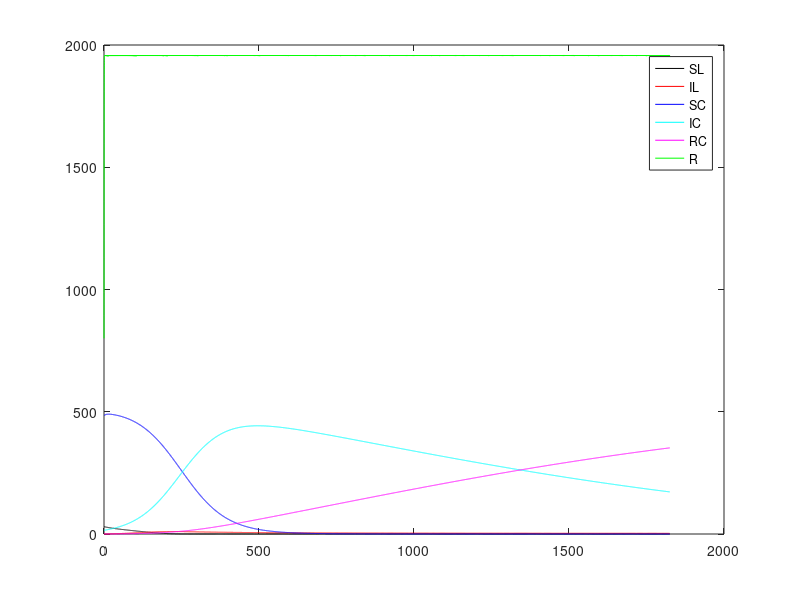
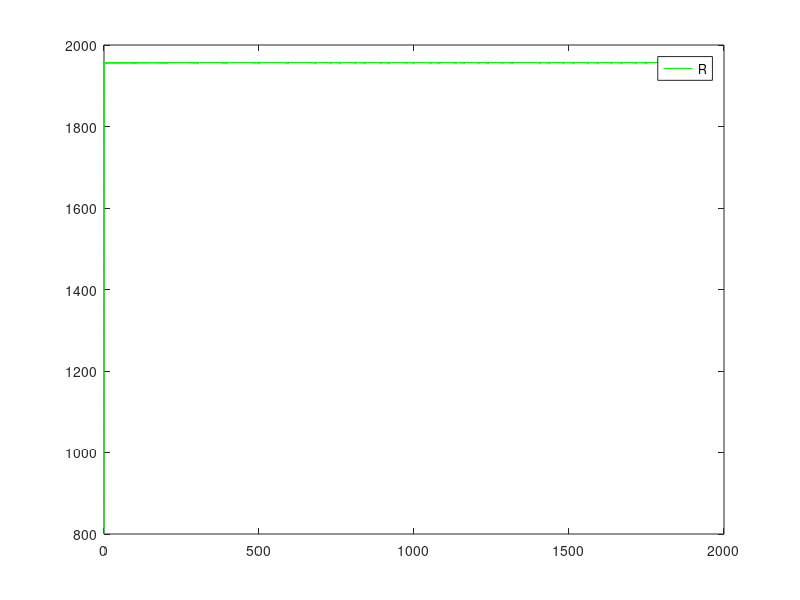
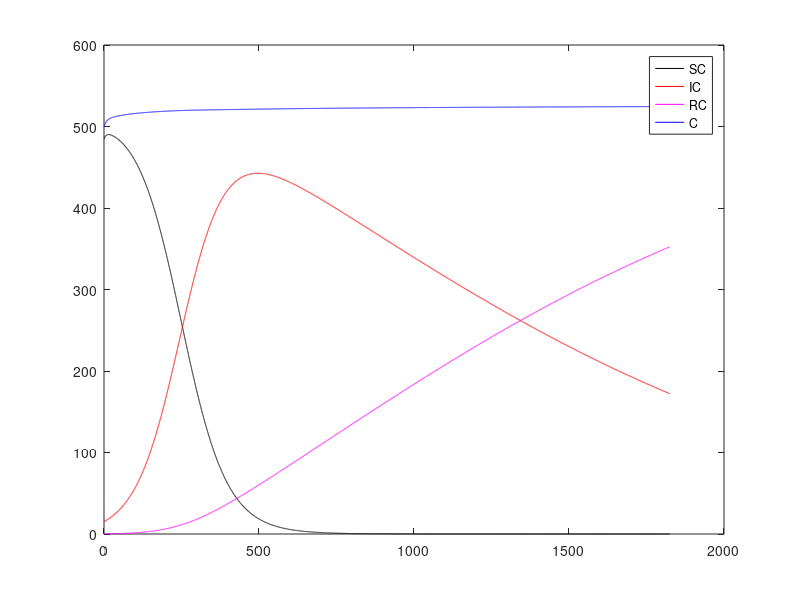
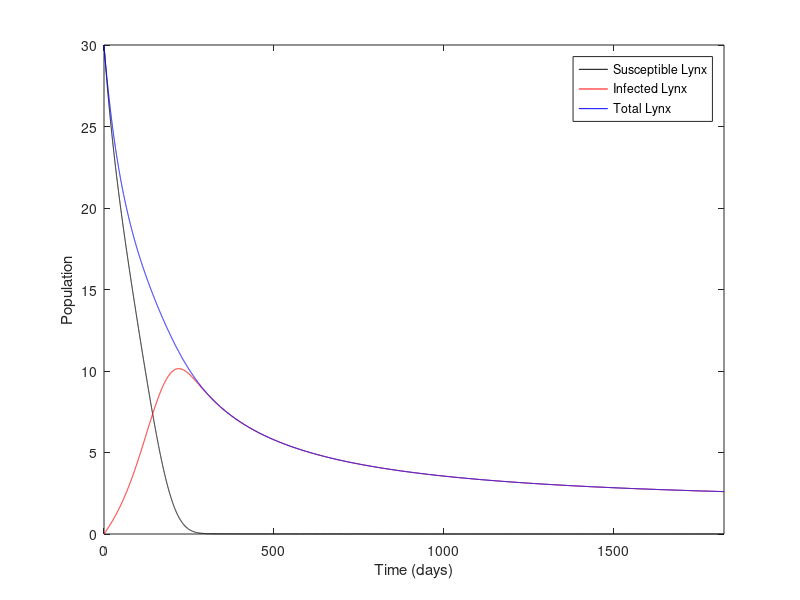

Recreate these plots in MATLAB, in order.
function model1()
    %Parameters
    param.L0 = 30; %OK 30
    param.S_L0 = param.L0;
    param.I_L0 = 0;
    init_infect = 0.03; %initial infected in Cats
    param.C0 = 500; %ESTIMATION 500 = 470 + 30
    param.S_C0 = (1 - init_infect)*param.C0;
    param.I_C0 = init_infect * param.C0;
    param.R_C0 = 0;

    param.R0 = 800;
    
    param.e_LR = 0.127; %OK  0.12
    param.e_CR = 0.24; %ESTIMATION 0.24
    param.e_LC = 0.0001; %ESTIMATION 0.01
    param.beta_L = (30/250000) * 25 * 0.9; %ESTIMATION 0.07 
    param.beta_C = (500/250000) * 25 * 0.3; %OK 0.027;
    param.beta_CL = 0.95 * (30/250000) * 25 * 0.7; %ESTIMATION 
    param.gamma_L = 0.00011; %OK 0.00046
    param.rho_C = 0.00046; %OK 
    param.delta_L = 0.0032; %OK 0.0032
    param.delta_C = 0.0007; %OK 0.0007
    param.q_L = 0.1; %ESTIMATION 0.036
    param.p_C = 0.5; %OK 
    param.p_L = 0.5; %OK 
    param.x_L = 0.12; %OK 0.14
    param.x_C = 0.08; %BOF 0.002; 0.1
    param.y_R = 6.1; %OK 6.1
    param.K_C = 800;
    param.K_R = 2000;
    param.K_L = 300;
    
    %Model
    X0 = [param.S_L0 param.I_L0 param.S_C0 param.I_C0 param.R_C0 param.R0];
    % simulation parameters
        tf = 365 * 5; %Time
        options = odeset('NonNegative',1:6);
    [t,X] = ode45( @(t,x) Mod_rhs(t,x,param), [0,tf], X0(:), options);

    X = X';
    t = t';
    
    %plot all
    figure
    plot(t,X(1,:),'k','DisplayName','SL');
    hold on;
    plot(t,X(2,:),'r','DisplayName','IL');
    plot(t,X(3,:),'b','DisplayName','SC');
    plot(t,X(4,:),'c','DisplayName','IC');
    plot(t,X(5,:),'m','DisplayName','RC');
    plot(t,X(6,:),'g','DisplayName','R');
    hold off;
    legend show;
    
    %plot R
    figure
    plot(t,X(6,:),'g','DisplayName','R');
    legend show;
    
    %plot C 
    figure
    plot(t,X(3,:),'k','DisplayName','SC');
    hold on;
    plot(t,X(4,:),'r','DisplayName','IC');
    plot(t,X(5,:),'m','DisplayName','RC');
    plot(t,X(3,:) + X(4,:) + X(5,:),'b','DisplayName','C');
    hold off;
    legend show;
    
    %plot L
    figure
    plot(t,X(1,:),'k','DisplayName','Susceptible Lynx');
    hold on;
    plot(t,X(2,:),'r','DisplayName','Infected Lynx');
    plot(t,X(1,:) + X(2,:),'b','DisplayName','Total Lynx');
    xlim([0 365*5])
    xlabel('Time (days)')
    ylabel('Population')
    hold off;
    legend show;
    
    %plot LCR
    figure
    plot(t,X(1,:) + X(2,:),'r','DisplayName','L');
    hold on;
    plot(t,X(3,:)+X(4,:)+X(5,:),'b','DisplayName','C');
    plot(t,X(6,:),'g','DisplayName','R');
    hold off;
    legend show;
    
    %plot 3D
    figure
    scatter3(X(1,:) + X(2,:),X(3,:)+X(4,:)+X(5,:),X(6,:));
    xlabel('L')
    ylabel('C')
    zlabel('R')
end    

% FUNCTION (mix of SIR and Rosenzweig-MacArthur model)
function dxdt = Mod_rhs(t,x,param)
% function that computes the right-hand side of the differential equation
    S_L = x(1);
    I_L = x(2);
    L = S_L + I_L;
    S_C = x(3);
    I_C = x(4);
    R_C = x(5);
    C = S_C + I_C + R_C;
    R = x(6);
    
    dxdt = [  (param.e_LC * C * S_L/(C + 60)*(1 - L/param.K_L)) +  (param.e_LR * R * S_L/(R + 48)*(1 - L/param.K_L)) + (param.gamma_L * I_L) - (param.x_L * S_L) - (param.beta_L * I_L * S_L/L) - (param.beta_CL * I_C * S_L/L), ... dS_L/dt
              (param.e_LC * C * I_L/(C + 60)*(1 - L/param.K_L)) + (param.e_LR * R * I_L/(R + 48)*(1 - L/param.K_L)) + (param.beta_L * I_L * S_L/L) + (param.beta_CL * I_C * S_L/L) - (param.x_L * I_L) - (param.gamma_L * I_L) - (param.delta_L * I_L), ... dI_L/dt
              (param.e_CR * R * S_C/(R + 48) * (1 - C/param.K_C)) - (param.x_C * S_C) - (param.beta_C * I_C * S_C/C) - (param.q_L * L * S_C/(C + 60))  , ... dS_C/dt
              (param.e_CR * R * I_C/(R + 48) * (1 - C/param.K_C)) + (param.beta_C * I_C * S_C/C) - (param.x_C * I_C) - (param.q_L * L * I_C/(C + 60)) - (param.rho_C * I_C) - (param.delta_C * I_C)  , ... dI_C/dt
              (param.e_CR * R * R_C/(R + 48) * (1 - C/param.K_C)) + (param.rho_C * I_C) - (param.x_C * R_C) - (param.q_L * L * R_C/(C + 60))  , ... dR_C/dt
              (param.y_R * R*(1 - R/param.K_R)) - (param.p_C * R * C/(R + 48)) - (param.p_L * R * L/(R + 48))    ... dR/dt
           ];
	dxdt = dxdt (:);
end